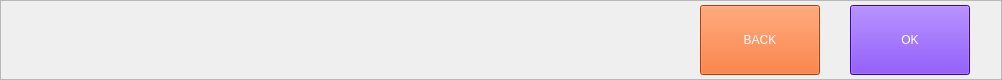
<?xml version="1.0" encoding="UTF-8"?>
<ui version="4.0">
 <class>back_ok_buttons_form</class>
 <widget class="QWidget" name="back_ok_buttons_form">
  <property name="geometry">
   <rect>
    <x>0</x>
    <y>0</y>
    <width>1002</width>
    <height>80</height>
   </rect>
  </property>
  <property name="windowTitle">
   <string>Form</string>
  </property>
  <widget class="QFrame" name="back_ok_buttons_win">
   <property name="geometry">
    <rect>
     <x>0</x>
     <y>0</y>
     <width>1002</width>
     <height>80</height>
    </rect>
   </property>
   <property name="frameShape">
    <enum>QFrame::StyledPanel</enum>
   </property>
   <property name="frameShadow">
    <enum>QFrame::Raised</enum>
   </property>
   <widget class="QPushButton" name="btn_back_for_all">
    <property name="geometry">
     <rect>
      <x>700</x>
      <y>5</y>
      <width>120</width>
      <height>70</height>
     </rect>
    </property>
    <property name="styleSheet">
     <string notr="true">color: rgb(255, 255, 255);
background-color: rgb(255, 85, 0);
alternate-background-color: rgb(255, 0, 0);</string>
    </property>
    <property name="text">
     <string>BACK</string>
    </property>
   </widget>
   <widget class="QPushButton" name="btn_ok_for_all">
    <property name="geometry">
     <rect>
      <x>850</x>
      <y>5</y>
      <width>120</width>
      <height>70</height>
     </rect>
    </property>
    <property name="styleSheet">
     <string notr="true">color: rgb(255, 255, 255);
background-color: rgb(85, 0, 255);
alternate-background-color: rgb(85, 85, 255);</string>
    </property>
    <property name="text">
     <string>OK</string>
    </property>
   </widget>
  </widget>
 </widget>
 <resources/>
 <connections/>
</ui>
